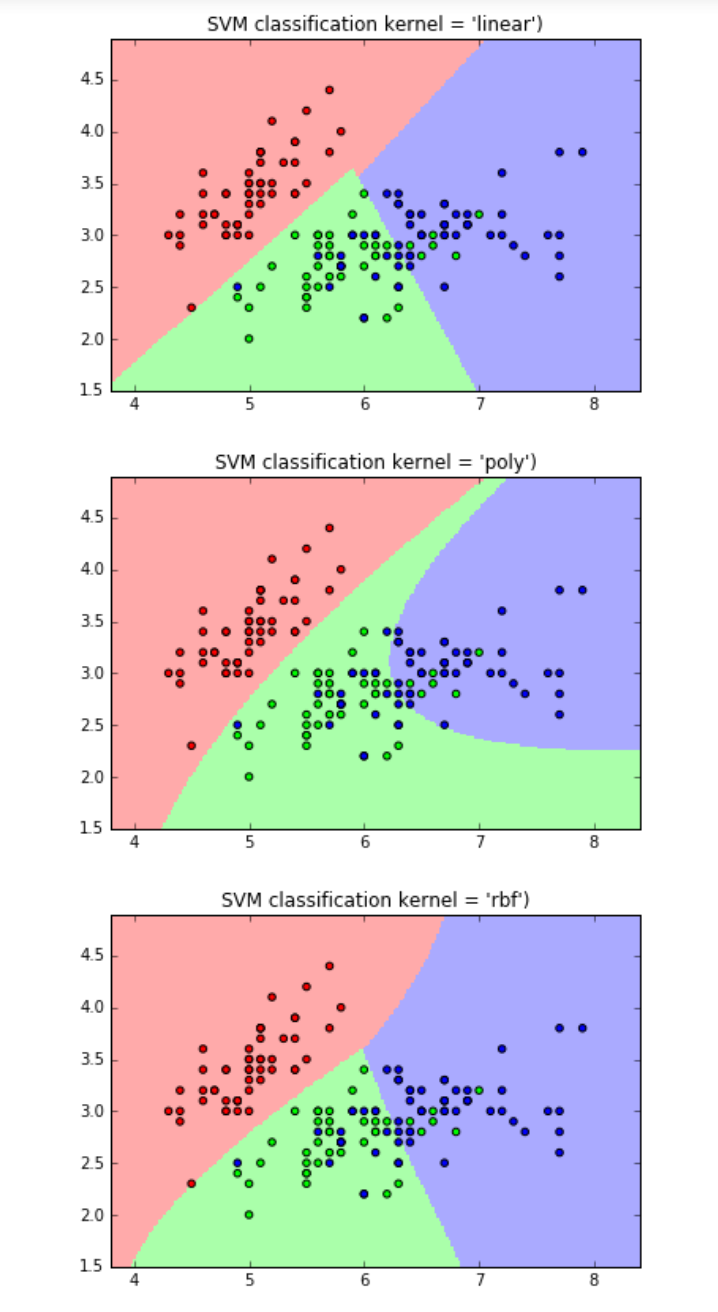

The Python source for this figure:

# coding: utf-8

# In[3]:


""" Part 1 """
# Load data
import numpy as np
from sklearn import datasets
iris = datasets.load_iris()
iris_X = iris.data
iris_y = iris.target

print(iris.feature_names)
print(iris.target_names)
print(np.unique(iris_y))



# Visualize data
import matplotlib.pyplot as plt
from mpl_toolkits.mplot3d import Axes3D
X = iris.data[:, :2]  # we only take the first two features.
y = iris.target
x_min, x_max = X[:, 0].min() - .5, X[:, 0].max() + .5
y_min, y_max = X[:, 1].min() - .5, X[:, 1].max() + .5



# Plot the training points
plt.figure(2, figsize=(8, 6))
plt.clf()
plt.scatter(X[:, 0], X[:, 1], c=y, cmap=plt.cm.Set1, edgecolor='k')
plt.xlabel('Sepal length')
plt.ylabel('Sepal width')
plt.xlim(x_min, x_max)
plt.ylim(y_min, y_max)
plt.xticks(())
plt.yticks(())
plt.show()



# Plot the distribution in boxplot
plt.boxplot(iris.data)
plt.xlabel('Features')
plt.ylabel('Cm')
plt.show()




# In[4]:


""" Part 2 """
# KNN Classification
# shuffle the data
np.random.seed(0)
indices = np.random.permutation(len(iris_X))
# Split iris data in train and test data
# A random permutation, to split the data randomly
iris_X_train = iris_X[indices[:-10]]
iris_y_train = iris_y[indices[:-10]]
iris_X_test  = iris_X[indices[-10:]]
iris_y_test  = iris_y[indices[-10:]]

# Create and fit a nearest-neighbor classifier
from sklearn.neighbors import KNeighborsClassifier
knn = KNeighborsClassifier()
knn.fit(iris_X_train, iris_y_train) 

# Do prediction on the test data
knn.predict(iris_X_test)
print iris_y_test



# KNN Visualization.
n_neighbors = 2
h = .02  # step size in the mesh

# Create color maps
from matplotlib.colors import ListedColormap
cmap_light = ListedColormap(['#FFAAAA', '#AAFFAA', '#AAAAFF'])
cmap_bold = ListedColormap(['#FF0000', '#00FF00', '#0000FF'])

for weights in ['uniform', 'distance']:
    # we create an instance of Neighbours Classifier and fit the data.
    knn = KNeighborsClassifier(n_neighbors, weights=weights)
    knn.fit(X, y)

    # Plot the decision boundary. For that, we will assign a color to each
    # point in the mesh [x_min, x_max]x[y_min, y_max].
    xx, yy = np.meshgrid(np.arange(x_min, x_max, h),
                         np.arange(y_min, y_max, h))
    Z = knn.predict(np.c_[xx.ravel(), yy.ravel()])

    # Put the result into a color plot
    Z = Z.reshape(xx.shape)
    plt.figure()
    plt.pcolormesh(xx, yy, Z, cmap=cmap_light)

    # Plot also the training points
    plt.scatter(X[:, 0], X[:, 1], c=y, cmap=cmap_bold,
                edgecolor='k', s=20)
    plt.xlim(xx.min(), xx.max())
    plt.ylim(yy.min(), yy.max())
    plt.title("3-Class classification (k = %i, weights = '%s')"
              % (n_neighbors, weights))

plt.show()

### TODO: explore the effects for different Ks.


# In[11]:


""" Part 3 """
from sklearn import svm
svc = svm.SVC(kernel='linear')
svc.fit(iris_X_train, iris_y_train)  
svc.predict(iris_X_test)
print iris_y_test

for kernels in ['linear', 'poly', 'rbf']:
    svc = svm.SVC(kernel=kernels)
    svc.fit(X,y)
    
    xx, yy = np.meshgrid(np.arange(x_min, x_max, h),
                         np.arange(y_min, y_max, h))
    
    Z = svc.predict(np.c_[xx.ravel(), yy.ravel()])

    # Put the result into a color plot
    Z = Z.reshape(xx.shape)
    plt.figure()
    plt.pcolormesh(xx, yy, Z, cmap=cmap_light)

    # Plot also the training points
    plt.scatter(X[:, 0], X[:, 1], c=y, cmap=cmap_bold,
                edgecolor='k', s=20)
    plt.xlim(xx.min(), xx.max())
    plt.ylim(yy.min(), yy.max())
    plt.title("SVM classification kernel = '%s')"
              % (kernels))

plt.show()


### TODO: get the SVC visualization for different kernels.


# In[ ]:
